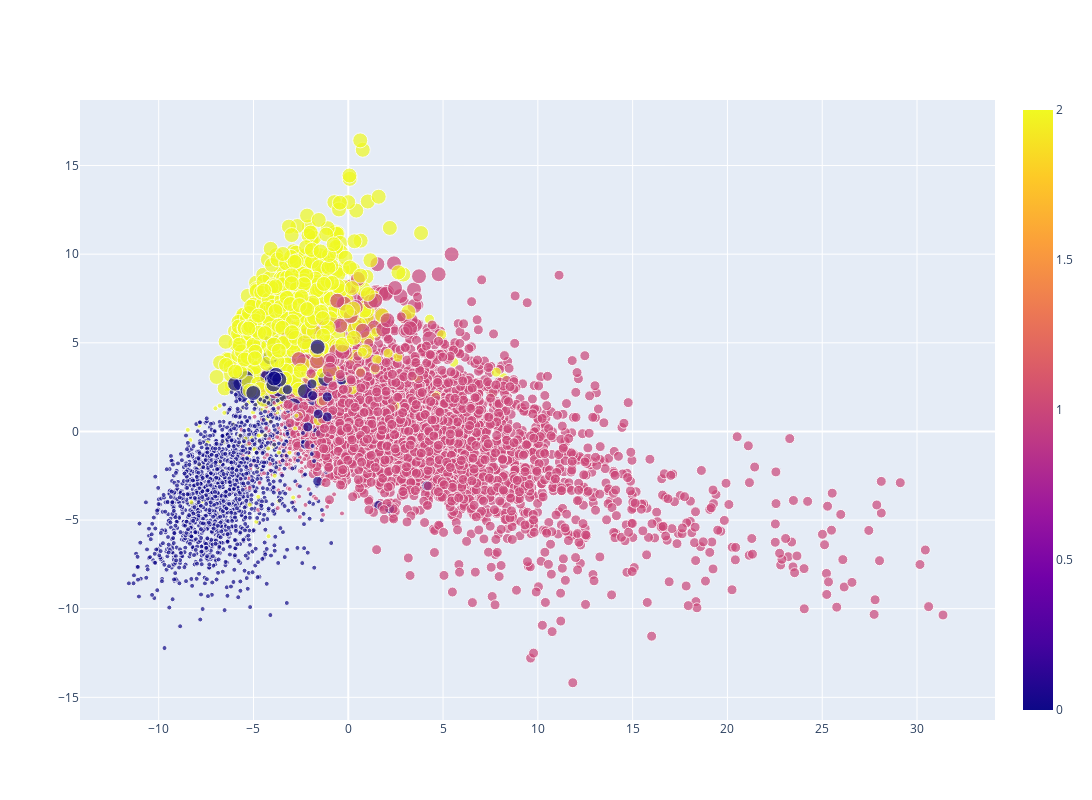

Here is the notebook cell this chart was saved with:
### Code cell
fig = go.Figure()
fig.add_trace(go.Scatter(x=df_epi["pca_0"], y=df_epi["pca_1"], mode='markers', text=df_epi["pred"], marker=dict(color=df_epi["patch_class"], size=(df_epi["pred"]+1)*5, showscale=True)))
fig.update_layout(
    autosize=False,
    width=1200,
    height=800
)
fig

### Figure 1 — Plotly figure (JSON) as saved in the notebook; plotly's stock layout.template omitted (floating-point values rounded to 4 significant figures; data arrays with more than 128 entries replaced by an {"elided": "..."} marker saying what was removed)
{"data": [{"marker": {"color": {"elided": "7096 int values"}, "showscale": true, "size": {"elided": "7096 int values"}}, "mode": "markers", "text": {"elided": "7096 int values"}, "type": "scatter", "x": {"elided": "7096 float values"}, "y": {"elided": "7096 float values"}}], "layout": {"autosize": false, "height": 800, "width": 1200, "xaxis": {"autorange": true, "range": [-14.13, 34.08], "type": "linear"}, "yaxis": {"autorange": true, "range": [-16.28, 18.7], "type": "linear"}}}
